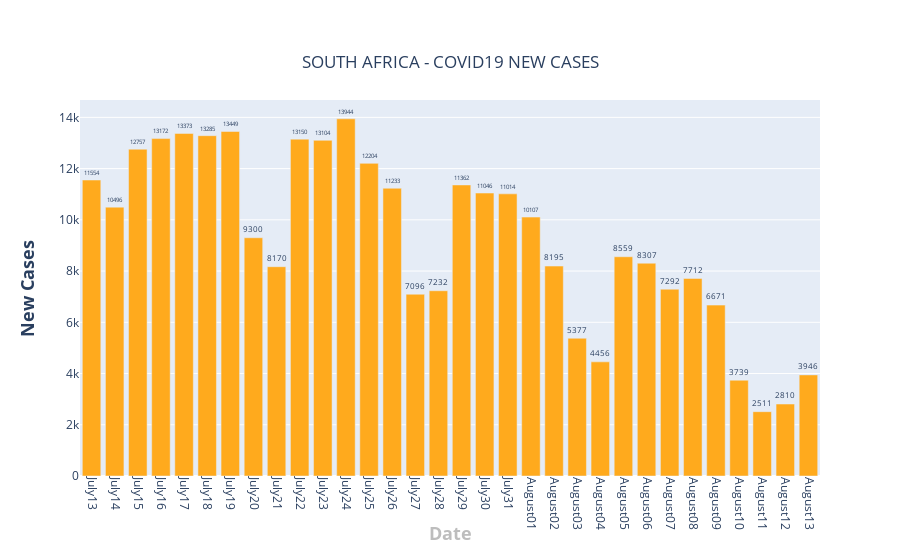

Notebook code cell kept with this figure:
### Code cell
fig = go.Figure()

sa_total_per_day = []
for date in dates:    
    total = sa[date].str.replace('+','').fillna(0).str.replace(',','').fillna(0).astype(int)
    sa_total_per_day.append(int(total))
    
fig.add_trace(go.Bar(x=dates[-32:],  y = sa_total_per_day[-32:],text=sa_total_per_day[-32:],textposition='outside',name = "South Africa",marker_color='#FFAA1D'))
fig.update_layout(
    title={
        'text': "SOUTH AFRICA - COVID19 NEW CASES",
        'y':0.9,
        'x':0.5,
        'xanchor': 'center',
        'yanchor': 'top'},
    xaxis=dict(title='<b>Date</b>',titlefont_size=18, titlefont=dict(color='#BDBDBD')),
    yaxis=dict(title='<b>New Cases</b>',titlefont_size=18),
    xaxis_tickangle=90,
)

fig.show()

### Figure 1 — Plotly figure (JSON) as saved in the notebook; plotly's stock layout.template omitted (floating-point values rounded to 4 significant figures)
{"data": [{"marker": {"color": "#FFAA1D"}, "name": "South Africa", "text": ["11554", "10496", "12757", "13172", "13373", "13285", "13449", "9300", "8170", "13150", "13104", "13944", "12204", "11233", "7096", "7232", "11362", "11046", "11014", "10107", "8195", "5377", "4456", "8559", "8307", "7292", "7712", "6671", "3739", "2511", "2810", "3946"], "textposition": "outside", "type": "bar", "x": ["July13", "July14", "July15", "July16", "July17", "July18", "July19", "July20", "July21", "July22", "July23", "July24", "July25", "July26", "July27", "July28", "July29", "July30", "July31", "August01", "August02", "August03", "August04", "August05", "August06", "August07", "August08", "August09", "August10", "August11", "August12", "August13"], "y": [11554, 10496, 12757, 13172, 13373, 13285, 13449, 9300, 8170, 13150, 13104, 13944, 12204, 11233, 7096, 7232, 11362, 11046, 11014, 10107, 8195, 5377, 4456, 8559, 8307, 7292, 7712, 6671, 3739, 2511, 2810, 3946]}], "layout": {"title": {"text": "SOUTH AFRICA - COVID19 NEW CASES", "x": 0.5, "xanchor": "center", "y": 0.9, "yanchor": "top"}, "xaxis": {"tickangle": 90, "title": {"font": {"color": "#BDBDBD", "size": 18}, "text": "<b>Date</b>"}}, "yaxis": {"title": {"font": {"size": 18}, "text": "<b>New Cases</b>"}}}}
